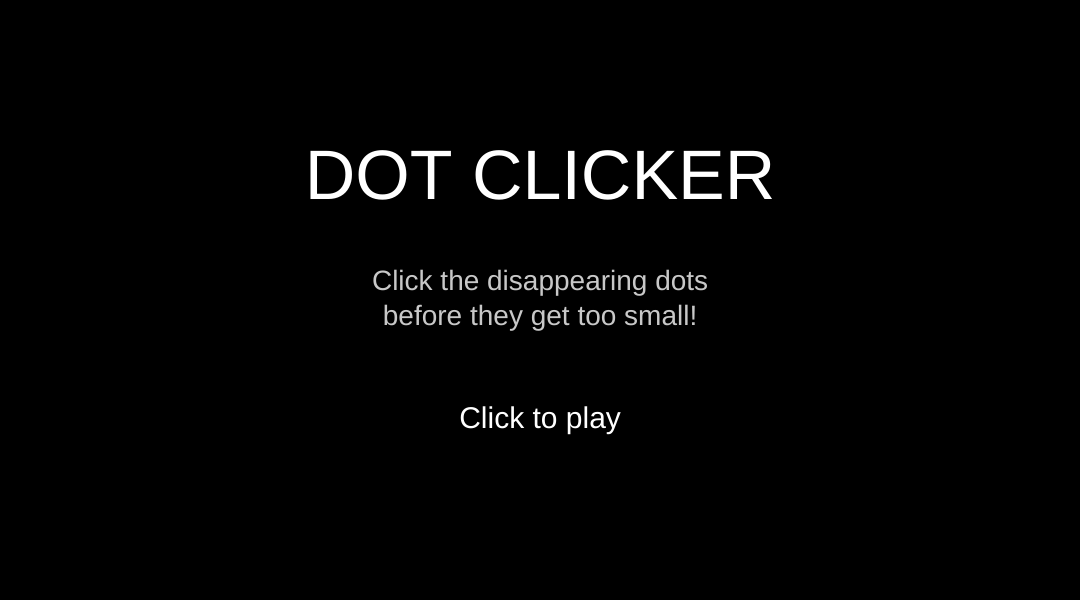
Frame 1 (no input)
Frame 60 (no input): identical to frame 1, image omitted
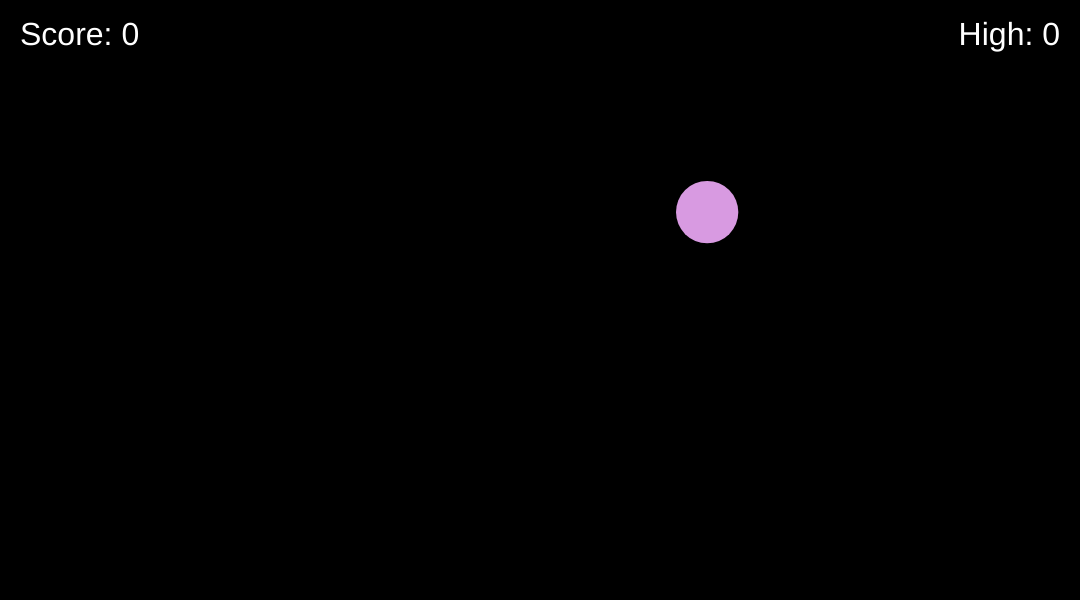
Frame 120 (the mouse pressed at the canvas centre since frame 60)

The p5.js sketch that drew these frames (run headless with seeded random() and noise() and a simulated clock; from frame 60 on, the mouse is pressed at the canvas centre):

// p5.js sketch
// ── sketch.js
///////////////////////////////
///       Dot Clicker       ///
///////////////////////////////

let circleX, circleY, circleRadius, circleMaximumRadius, circleColor;

let score = 0;
let highScore;

let pulse = 0;
let gameState = "start";

// FEATURES
let particles = [];
let slowMoFrames = 0;

let combo = 0;
let comboTimer = 0;

function setup() {
  createCanvas(1080, 600);
  noStroke();
  ellipseMode(RADIUS);
  cursor(CROSS);

  highScore = getItem("high score");
  if (highScore === null) highScore = 0;
}

function draw() {
  background(0);

  if (gameState === "start") startScreen();
  else if (gameState === "playing") runGame();
  else if (gameState === "end") endScreen();
  else if (gameState === "newHighScore") newHighScoreScreen();
}

//////////////////// SCREENS ////////////////////

function startScreen() {
  textAlign(CENTER, CENTER);

  fill(255);
  textSize(70);
  text("DOT CLICKER", width / 2, height / 2 - 120);

  textSize(28);
  fill(200);
  text("Click the disappearing dots\nbefore they get too small!", width / 2, height / 2);

  textSize(30);
  fill(255);
  text("Click to play", width / 2, height / 2 + 120);
}

function endScreen() {
  textAlign(CENTER, CENTER);

  fill(255);
  textSize(70);
  text("GAME OVER", width / 2, height / 2 - 120);

  textSize(40);
  text("Score: " + score, width / 2, height / 2 - 20);
  text("High Score: " + highScore, width / 2, height / 2 + 40);

  textSize(30);
  text("Click to play again", width / 2, height / 2 + 140);
}

function newHighScoreScreen() {
  textAlign(CENTER, CENTER);

  fill(255, 215, 0);
  textSize(70);
  text("NEW HIGH SCORE!", width / 2, height / 2 - 100);

  fill(255);
  textSize(40);
  text("Score: " + score, width / 2, height / 2);

  textSize(30);
  text("Click to restart", width / 2, height / 2 + 120);
}

//////////////////// GAME ////////////////////

function runGame() {
  pulse += 0.1;

  // Combo timer
  if (comboTimer > 0) comboTimer--;
  else combo = 0;

  if (circleRadius > 0) {

    let animatedRadius = circleRadius + sin(pulse) * 3;

    fill(circleColor);
    circle(circleX, circleY, animatedRadius);

    // Slow motion
    let shrinkSpeed = 2;
    if (slowMoFrames > 0) {
      shrinkSpeed = 0.5;
      slowMoFrames--;
    }

    circleRadius -= shrinkSpeed;

    // Score display
    textAlign(LEFT, TOP);
    fill(255);
    textSize(32);
    text("Score: " + score, 20, 20);

    textAlign(RIGHT, TOP);
    text("High: " + highScore, width - 20, 20);

    // Combo display
    if (combo > 1) {
      textAlign(CENTER, TOP);
      fill(255, 200, 0);
      textSize(28);
      text("Combo x" + (1 + floor(combo / 5)), width / 2, 20);
    }

    updateParticles();

  } else {

    if (score > highScore) {
      highScore = score;
      storeItem("high score", highScore);
      gameState = "newHighScore";
    } else {
      gameState = "end";
    }
  }
}

function startGame() {
  score = 0;
  combo = 0;

  circleMaximumRadius = min(height / 4, width / 4);
  resetCircle();

  gameState = "playing";
}

//////////////////// INTERACTIONS ////////////////////

function mousePressed() {

  if (gameState === "start") {
    startGame();
  }

  else if (gameState === "playing") {

    let d = dist(mouseX, mouseY, circleX, circleY);

    if (d < circleRadius) {

      // Firework effect
      createFirework(circleX, circleY);

      // Slow motion trigger
      if (circleRadius < 20) {
        slowMoFrames = 30;
      }

      // Combo system
      combo++;
      comboTimer = 60;

      let multiplier = 1 + floor(combo / 5);
      score += multiplier;

      circleMaximumRadius = max(circleMaximumRadius - 1, 15);
      resetCircle();
    }
  }

  else if (gameState === "end" || gameState === "newHighScore") {
    startGame();
  }
}

//////////////////// CIRCLE ////////////////////

function resetCircle() {
  circleRadius = circleMaximumRadius;

  circleX = random(circleRadius, width - circleRadius);
  circleY = random(circleRadius, height - circleRadius);

  circleColor = color(random(100,255), random(100,255), random(100,255));
}

//////////////////// FIREWORK ////////////////////

function createFirework(x, y) {
  for (let i = 0; i < 20; i++) {
    particles.push({
      x: x,
      y: y,
      vx: random(-3, 3),
      vy: random(-3, 3),
      life: 60,
      color: color(random(255), random(255), random(255))
    });
  }
}

function updateParticles() {
  for (let i = particles.length - 1; i >= 0; i--) {
    let p = particles[i];

    fill(p.color);
    circle(p.x, p.y, 3);

    p.x += p.vx;
    p.y += p.vy;
    p.life--;

    if (p.life <= 0) {
      particles.splice(i, 1);
    }
  }
}
